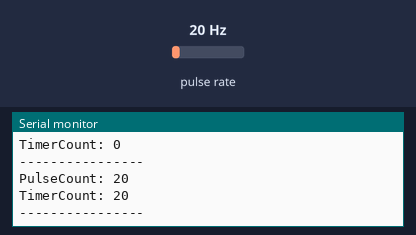
A sketch run on a simulated ESP32. On the bench: the last lines printed to the serial monitor. Wiring (inferred from the names in the program): pulse sensor: data GPIO 25. Inputs (shaded band) come from the test bench; at power-on: pulse rate 20 Hz.

Above: at 1.2 s.
1.3 s: pulse rate (sensor on GPIO 25) set to 4 Hz
At 2.6 s:
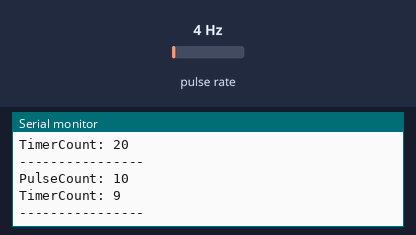
2.8 s: pulse rate (sensor on GPIO 25) set to 50 Hz
At 3.8 s:
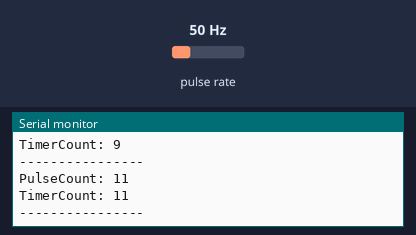
Timing chart, 0 to 5.8 s (numbered marks = the images above; inputs shaded):
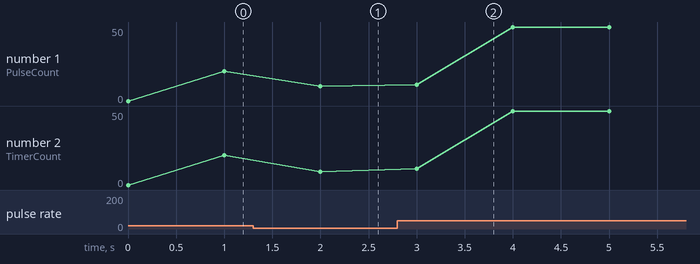

The sketch:

ESP32Timers.ino
```cpp
hw_timer_t *rpmTimer = NULL;

const int SENSOR_PIN = 25;

int pulseCount = 0;
int timerCount = 0;
bool timerFlag = false;

void IRAM_ATTR onTimer() {
  bool check = digitalRead(SENSOR_PIN) == HIGH;
  if (check && !timerFlag) {
    timerCount++;
    timerFlag = true;
  }
  if (!check)
    timerFlag = false;
}

void IRAM_ATTR intCounter() {
  pulseCount++;
}

void setup() {
  Serial.begin(115200);

  rpmTimer = timerBegin(0, 80, true);
  timerAttachInterrupt(rpmTimer, &onTimer, true);
  timerAlarmWrite(rpmTimer, 185, true);
  timerAlarmEnable(rpmTimer);

  pinMode(SENSOR_PIN, INPUT_PULLUP);
  attachInterrupt(SENSOR_PIN, &intCounter, FALLING);
}

void loop() {
  // put your main code here, to run repeatedly:
  Serial.printf("PulseCount: %d\n", pulseCount);
  Serial.printf("TimerCount: %d\n", timerCount);
  Serial.println("----------------");
  pulseCount = 0;
  timerCount = 0;
  delay(1000);
}
```

Measured:
- after the input at 1.3 s, the serial monitor: prints a new line after 0.70 s (image 1)
- after the input at 2.8 s, the serial monitor: prints a new line after 0.20 s (image 2)
- plotted number 1: 20 → 10 after the input at 1.3 s, 10 → 50 after the input at 2.8 s
- plotted number 2: 20 → 9 after the input at 1.3 s, 9 → 50 after the input at 2.8 s
